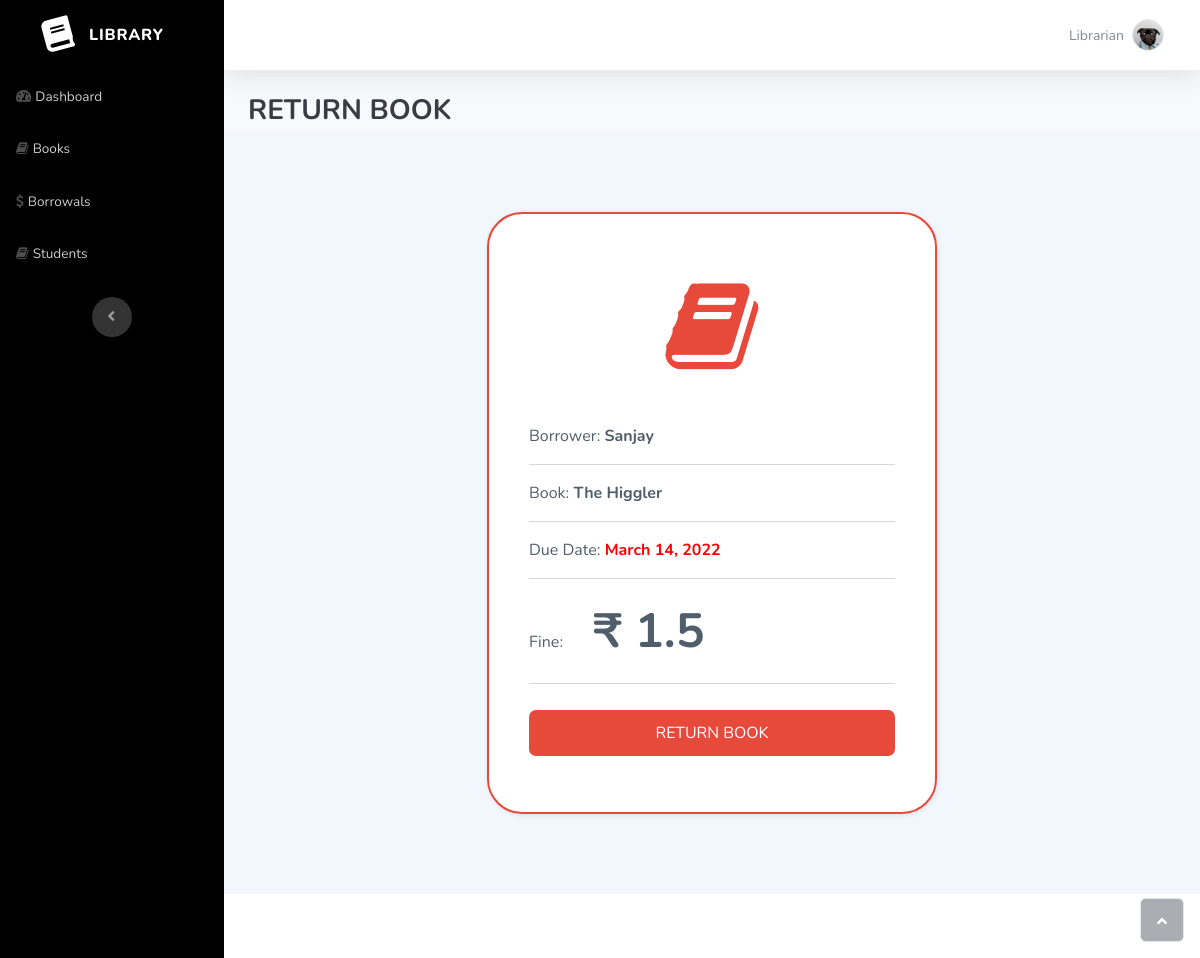
/return-book/5/ (signed in), run on an earlier commit of the app's database.
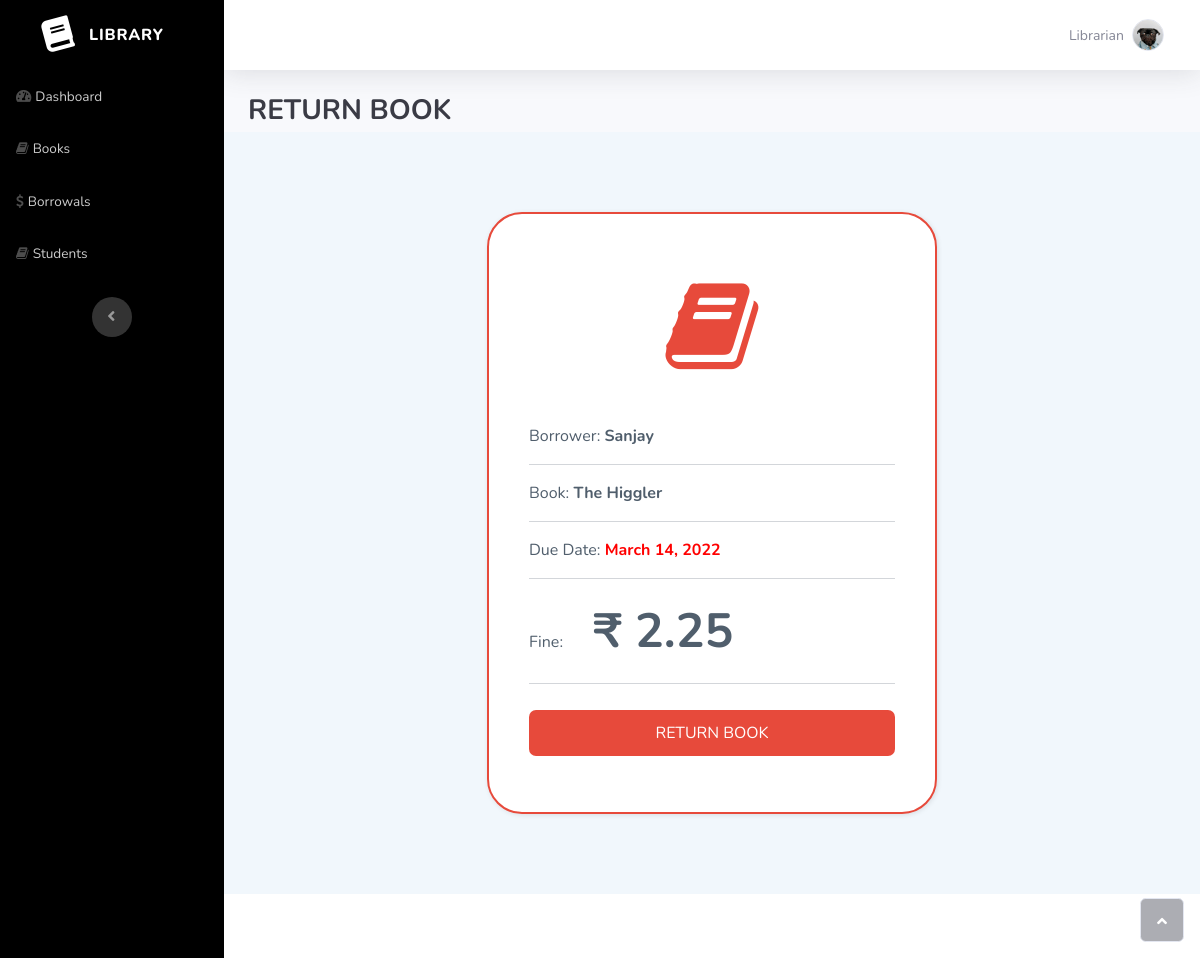
And on a later commit of the database.
### panel/models.py (models this page shows, shortened)
class Borrow(models.Model):
    borrower = models.ForeignKey(Student, on_delete=models.CASCADE)
    borrowed_on = models.DateField(auto_now_add=True)
    due_date = models.DateField(null=True)
    fine_amount = models.FloatField(null=True, default=0.0)
    book = models.ForeignKey(Book, on_delete=models.CASCADE, default=None)

class Student(models.Model):
    fullname = models.CharField(max_length=200, null=True)
    roll_number = models.CharField(max_length=20, null=True)
    email = models.EmailField(null=True)
    academic_year = models.CharField(max_length=200,
        choices= (
            ('I year', 'I year'),
            ('II year', 'II year'),
            ('III year', 'III year'),
            ('IV year', 'IV year')
        )
    )

class Book(models.Model):
    isbn_number = models.CharField(max_length=20, null=True)
    title = models.CharField(max_length=200, null=True)
    author = models.CharField(max_length=200, null=True)
    copies = models.IntegerField(null=True)

### panel/views.py (the view)
# urls.py: path('return-book/<int:borrow_id>/', views.return_book),
@login_required(login_url='login')
def return_book(request, borrow_id):
    brw = Borrow.objects.get(id = borrow_id)
    if brw.due_date < timezone.now().date():
        color = 'red'
    else:
        color = 'green'
    if request.method == 'POST':
        brw.delete()
        return redirect('borrows')
    return render(request, 'panel/return-book.html', {'borrow': brw, 'color': color})

### panel/templates/panel/return-book.html (shortened to what this page needs)
{% extends 'panel/template.html' %}
{% load static %}
{% block head %}
<link rel="stylesheet" href="{% static 'css/Login-Form-Clean.css' %}">
{% endblock %}
{% block sidebar %}
                <ul class="navbar-nav text-light" id="accordionSidebar">
                    <li class="nav-item"><a class="nav-link" href="{% url 'home' %}"><i class="fas fa-tachometer-alt"></i><span>Dashboard</span></a></li>
                    <li class="nav-item"><a class="nav-link" href="{% url 'books' %}"><i class="fa fa-book"></i><span>Books</span></a></li>
                    <li class="nav-item"><a class="nav-link" href="{% url 'borrows' %}"><i class="fa fa-dollar"></i><span>Borrowals</span></a></li>
                    <li class="nav-item"><a class="nav-link" href="{% url 'students' %}"><i class="fa fa-book"></i><span>Students</span></a></li>
                </ul>
{% endblock %}
{% block content %}
                <div class="container-fluid">
                    <h3 class="text-dark mb-1" style="font-weight: bold;color: var(--bs-gray);margin-top: 20PX;">RETURN BOOK</h3>
                </div>
                <section class="login-clean">
                    <form method="post" style="border-radius: 35px;border: 2px solid var(--bs-red);width: 450px;max-width: 450px;">
                        <div class="illustration"><i class="fa fa-book" style="color: var(--bs-red);"></i></div>
                        <p>Borrower: <b>{{borrow.borrower.fullname}}</b></p><hr>
                        <p>Book: <b>{{borrow.book.title}}</b></p><hr>
                        <p>Due Date: <font color="{{color}}"><b>{{borrow.due_date}}</b></font></p><hr>
                        <p> Fine: <font size='15'><b>&nbsp;&nbsp;₹ {{borrow.fine_amount}}</b></font></p><hr>
                        <div class="mb-3"><button class="btn btn-primary d-block w-100" type="submit" style="background: var(--bs-red);border-radius: 7px;">RETURN BOOK</button></div>
                 </form>
                </section>
{% endblock %}

What changed in the data, as far as the page shows it:
changed Borrow "Sanjay": fine_amount "1.5" → "2.25"
